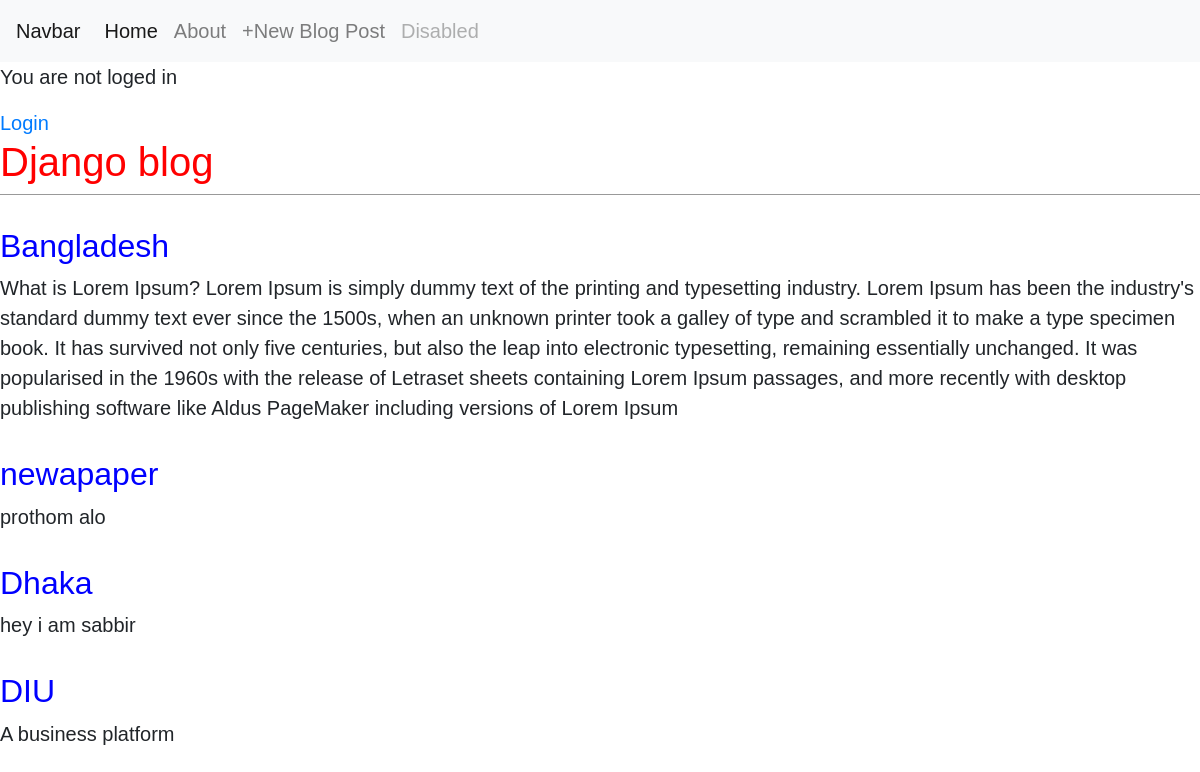
The page / on the database its author committed.
### blog/models.py (models this page shows, shortened)
class Post(models.Model):
    title = models.CharField(max_length=200)
    author = models.ForeignKey('auth.user',on_delete=models.CASCADE)
    body =  models.TextField()

### blog/views.py (the view)
# urls.py: path('',BlogView.as_view(),name='home'),
class BlogView(ListView):
    template_name = 'home.html'
    model = Post

### blog/templates/home.html
{% extends 'base.html' %}
{% block content %}
<header>
    <h1><a href="{% url 'home' %}">Django blog</a></h1>
</header>
{% for post in object_list %}
<div class="post-entry">
<h2><a href="{% url 'detail_view' post.pk %}">{{ post.title }}</a></h2>
<p>{{ post.body }}</p>
</div>
{% endfor %}
{% endblock content %}

### blog/templates/base.html (shortened to what this page needs)
{% load static %}
<!doctype html>
<html lang="en">
  <head>
    <link rel="stylesheet" href="https://stackpath.bootstrapcdn.com/bootstrap/4.3.1/css/bootstrap.min.css">
    <link rel="stylesheet" href="{% static 'css/base.css' %}">
  </head>
  <body>
    <nav class="navbar navbar-expand-lg navbar-light bg-light">
        <a class="navbar-brand" href="#">Navbar</a>
        <div class="collapse navbar-collapse" id="navbarNavAltMarkup">
          <div class="navbar-nav">
            <a class="nav-item nav-link active" href="{% url 'home' %}  ">Home <span class="sr-only">(current)</span></a>
            <a class="nav-item nav-link" href="{% url 'about' %}">About</a>
            <a class="nav-item nav-link" href="{% url 'post_new' %}">+New Blog Post</a>
            <a class="nav-item nav-link disabled" href="#" tabindex="-1" aria-disabled="true">Disabled</a>
          </div>
        </div>
      </nav>
      {% if user.is_authenticated %}
      <p>Hi {{user.username}}</p>
      <p><a href="{% url 'logout' %}">LogOut</a></p>
      {% else %}
      <p>You are not loged in</p>
      <a href="{% url 'login' %}">Login</a>
      {% endif %}
      {% block content %}
      {% endblock %}
  </body>
</html>

### static/css/base.css (style rules this page uses)
body { font-family: 'Source Sans Pro', sans-serif; font-size: 20px; }
header { border-bottom: 1px solid #999; margin-bottom: 2rem; display: flex; }
header h1 a { color: red; text-decoration: none; }
.post-entry { margin-bottom: 2rem; }
.post-entry h2 { margin: 0.5rem 2; }
.post-entry h2 a, .post-entry h2 a:visited { color: blue; text-decoration: none; }
.post-entry p { margin: 0; font-weight: 400; }

### rows shown on the page
Post: title "Bangladesh", body "What is Lorem Ipsum? Lorem Ipsum is simply dummy text of the printing and typesetting industry. Lorem Ipsum has been the industry's standard dummy text ever since the 1500s, when an unknown printer took a galley of type and scrambled it to make a type specimen book. It has survived not only five centuries, but also the leap into electronic typesetting, remaining essentially unchanged. It was popularised in the 1960s with the release of Letraset sheets containing Lorem Ipsum passages, and more recently with desktop publishing software like Aldus PageMaker including versions of Lorem Ipsum"
Post: title "newapaper", body "prothom alo"
Post: title "Dhaka", body "hey i am sabbir"
Post: title "DIU", body "A business platform"
